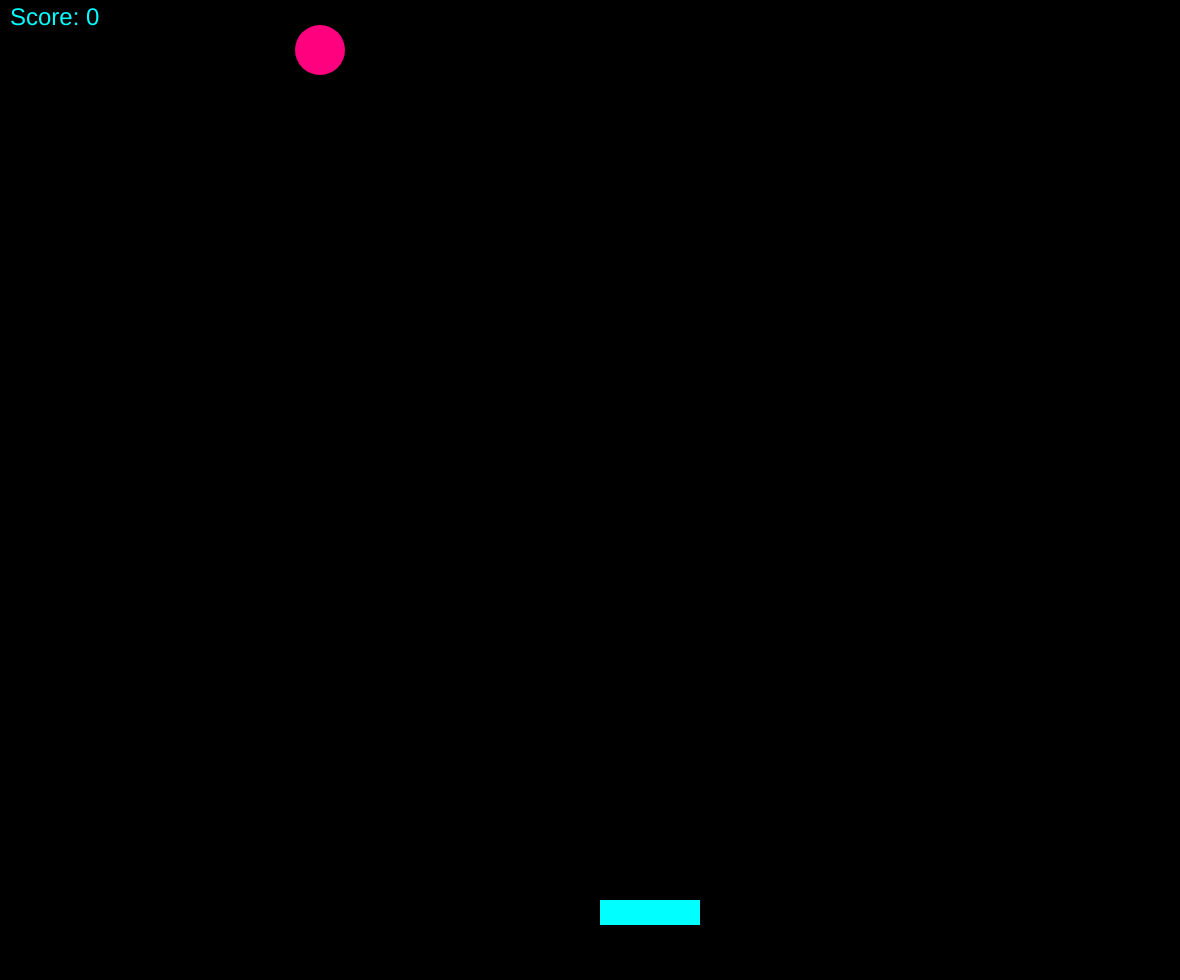
Frame 1 (no input)
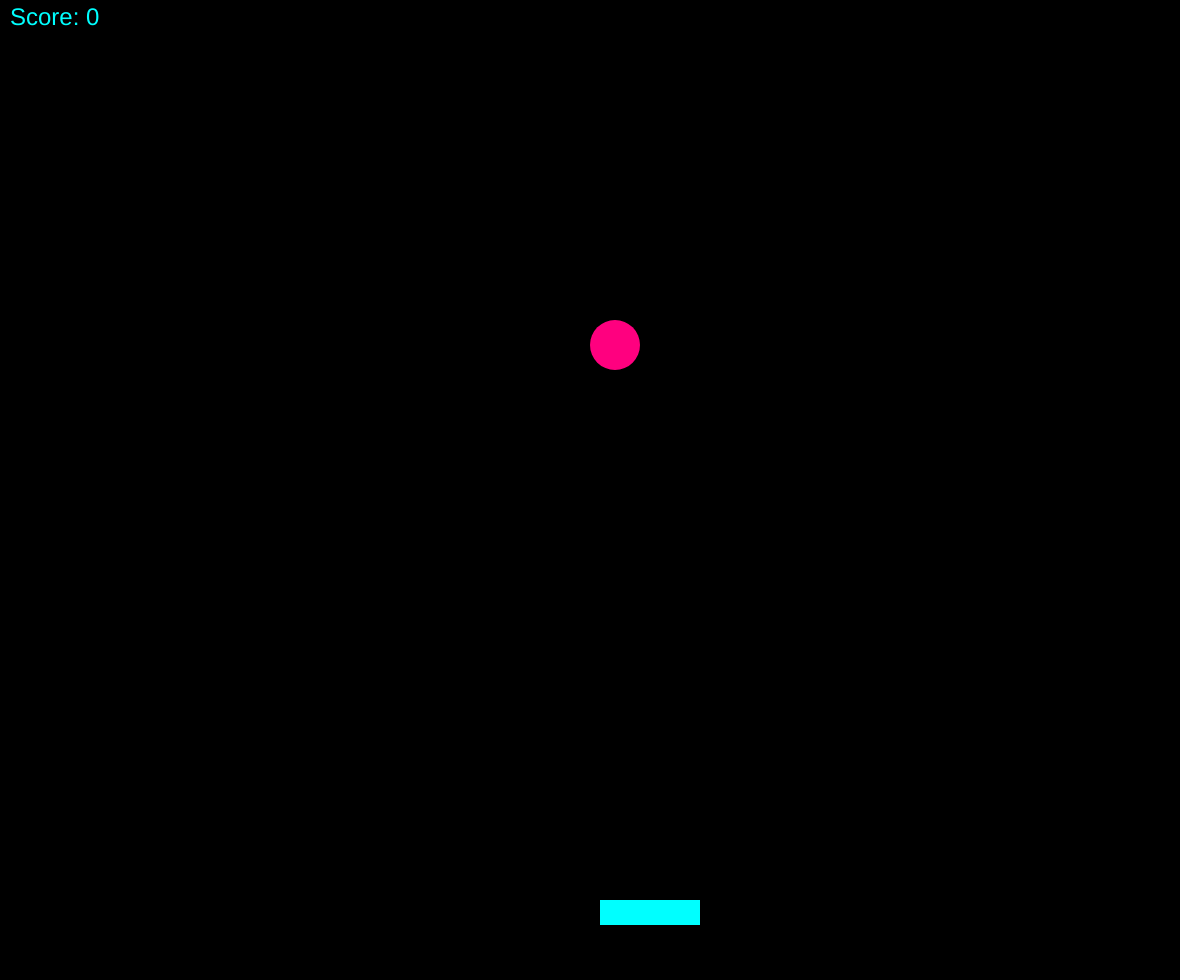
Frame 60 (no input)
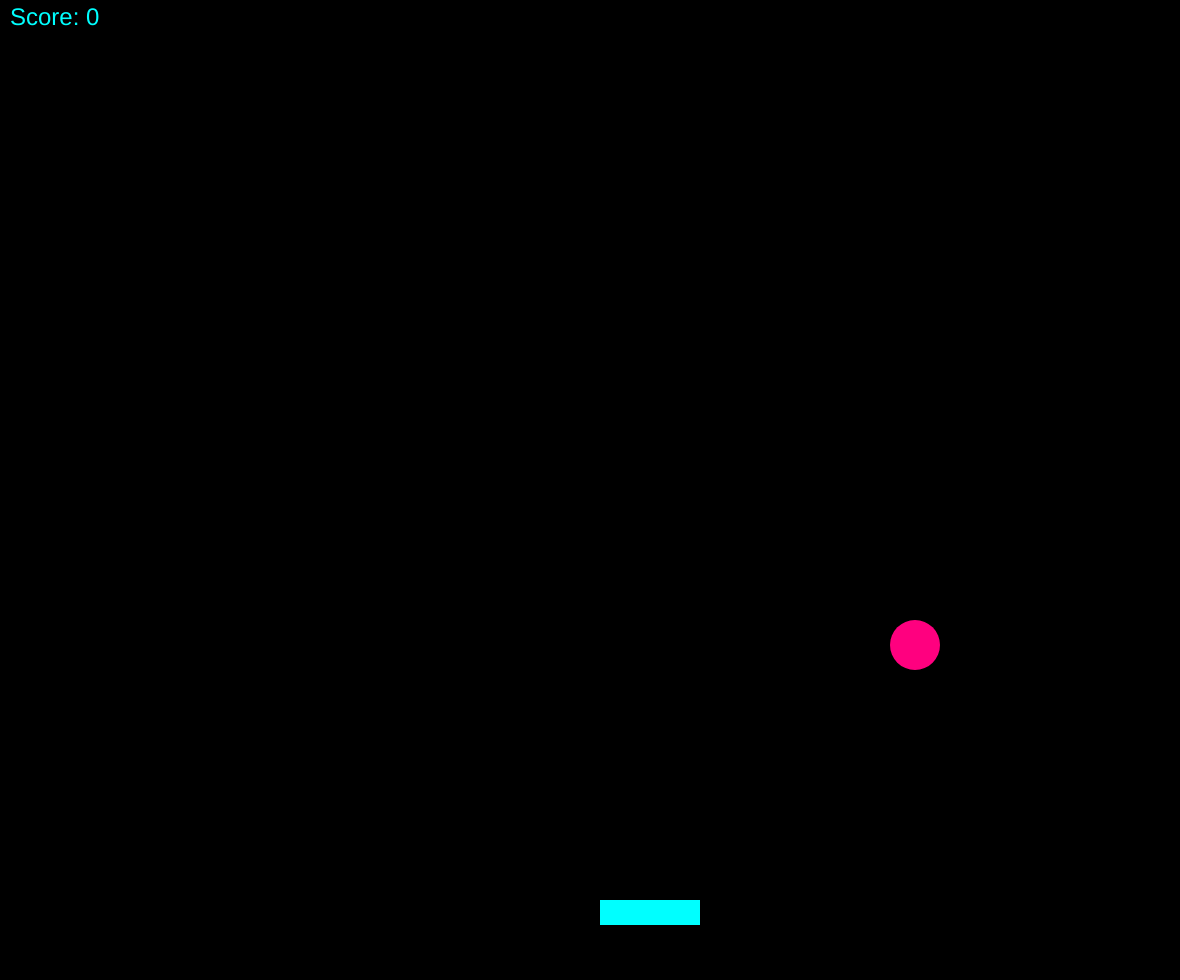
Frame 120 (the mouse pressed at the canvas centre since frame 60)

The p5.js sketch that drew these frames (run headless with seeded random() and noise() and a simulated clock; from frame 60 on, the mouse is pressed at the canvas centre):

// p5.js sketch
// ── sketch.js
	//Global Variables
var xBall = Math.floor(Math.random() * 300) + 50;
var yBall = 50;
var diameter = 50;
var xBallChange = 5;
var yBallChange = 5;
var xPaddle;
var yPaddle;
var paddleWidth = 100;
var paddleHeight = 25;
var started = false;
var score = 0;

function setup() {
  createCanvas(windowWidth-20, windowHeight-20);
}

function draw() {
  background(0);
	
	//Add the ball

	fill(255, 0, 127);
	noStroke();
  ellipse(xBall, yBall, diameter, diameter);
	
	
	//Moving the ball
	xBall += xBallChange;
	yBall += yBallChange;
	
	
	//Collide ball with edge of window
	if (xBall < diameter/2 || 
      xBall > windowWidth - 0.5*diameter) {
  xBallChange *= -1;
}
if (yBall < diameter/2 || 
     yBall > windowHeight - diameter) {
  yBallChange *= -1;
}
	
	//Displaying the paddle	
	if (!started) {
  xPaddle = windowWidth / 2;
  yPaddle = windowHeight - 100;
  started = true;
}
	
	fill(0, 255, 255);
	noStroke();
	rect(xPaddle, yPaddle, paddleWidth, paddleHeight);
	
	
	//Add collision detection with paddle
	if ((xBall > xPaddle &&
      xBall < xPaddle + paddleWidth) &&
      (yBall + (diameter/2) >= yPaddle)) {
  xBallChange *= -1;
  yBallChange *= -1;
	
	//Add 1 to score if user hits ball with paddle
	score++;
}
	//Displaying score text
	fill(0, 255, 255);
	textSize(24);
	text("Score: " + score, 10, 25);

  
	
	
}

//Move paddle on event
function keyPressed() {
  if (keyCode === LEFT_ARROW) {
    xPaddle -= 50;
  } else if (keyCode === RIGHT_ARROW) {
    xPaddle += 50;
  }
}
// ── style.css
*{
  margin: 0px;
  border: 0px;
}
